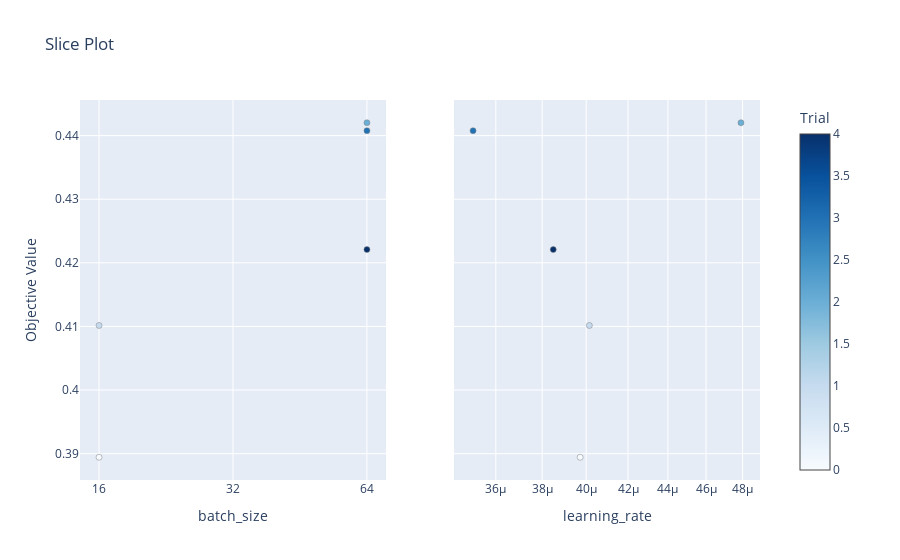

Notebook code cell kept with this figure:
### Code cell
fig = optuna.visualization.plot_slice(study, params=["learning_rate", "batch_size"])
fig.show()

### Figure 1 — Plotly figure (JSON) as saved in the notebook; plotly's stock layout.template omitted (floating-point values rounded to 4 significant figures)
{"data": [{"marker": {"color": [0, 1, 2, 3, 4], "colorbar": {"title": {"text": "Trial"}, "x": 1, "xpad": 40}, "colorscale": [[0, "rgb(247,251,255)"], [0.125, "rgb(222,235,247)"], [0.25, "rgb(198,219,239)"], [0.375, "rgb(158,202,225)"], [0.5, "rgb(107,174,214)"], [0.625, "rgb(66,146,198)"], [0.75, "rgb(33,113,181)"], [0.875, "rgb(8,81,156)"], [1, "rgb(8,48,107)"]], "line": {"color": "Grey", "width": 0.5}, "showscale": true}, "mode": "markers", "name": "Feasible Trial", "showlegend": false, "type": "scatter", "x": [16, 16, 64, 64, 64], "xaxis": "x", "y": [0.3894, 0.4101, 0.442, 0.4408, 0.4221], "yaxis": "y"}, {"marker": {"color": [0, 1, 2, 3, 4], "colorbar": {"title": {"text": "Trial"}, "x": 1, "xpad": 40}, "colorscale": [[0, "rgb(247,251,255)"], [0.125, "rgb(222,235,247)"], [0.25, "rgb(198,219,239)"], [0.375, "rgb(158,202,225)"], [0.5, "rgb(107,174,214)"], [0.625, "rgb(66,146,198)"], [0.75, "rgb(33,113,181)"], [0.875, "rgb(8,81,156)"], [1, "rgb(8,48,107)"]], "line": {"color": "Grey", "width": 0.5}, "showscale": false}, "mode": "markers", "name": "Feasible Trial", "showlegend": false, "type": "scatter", "x": [3.972e-05, 4.015e-05, 4.791e-05, 3.506e-05, 3.849e-05], "xaxis": "x2", "y": [0.3894, 0.4101, 0.442, 0.4408, 0.4221], "yaxis": "y2"}], "layout": {"title": {"text": "Slice Plot"}, "xaxis": {"anchor": "y", "categoryarray": [16, 32, 64], "categoryorder": "array", "domain": [0, 0.45], "title": {"text": "batch_size"}, "type": "category"}, "xaxis2": {"anchor": "y2", "domain": [0.55, 1], "title": {"text": "learning_rate"}, "type": "log"}, "yaxis": {"anchor": "x", "domain": [0, 1], "title": {"text": "Objective Value"}}, "yaxis2": {"anchor": "x2", "domain": [0, 1], "matches": "y", "showticklabels": false}}}
